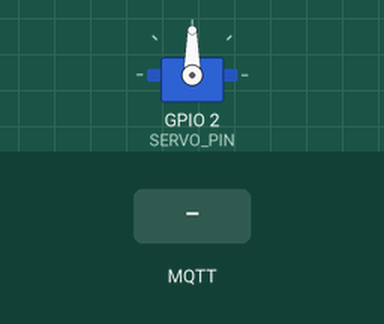
Recording of a sketch running on a simulated ESP8266 (NodeMCU). Parts: servo. The test bench sets the inputs (shaded band). WiFi joins after 1.5 s; servers stay silent unless stated; no MQTT or app messages arrive unless stated; what the sketch prints to the serial monitor is not drawn.

Above: at 2.7 s.
2.8 s: MQTT message "on" arrives on the first subscribed topic
At 3.2 s:
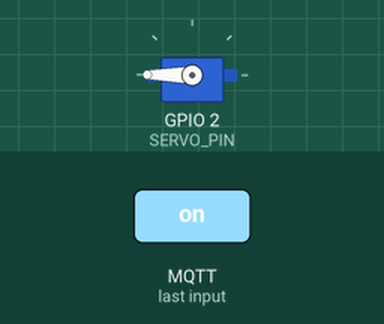
4.8 s: MQTT message "off" arrives on the first subscribed topic
At 5.2 s:
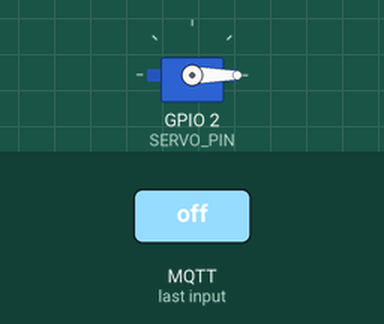
Timing chart, 0 to 7.8 s (numbered marks = the images above; inputs shaded):
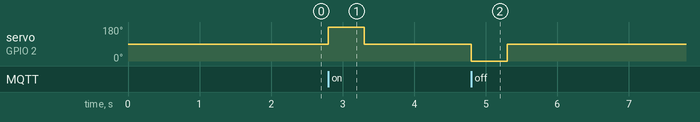

The sketch:

esp01s-duo-ji-xiao-ai.ino
```cpp
#include <ESP8266WiFi.h>
#include <PubSubClient.h>
#include <Servo.h>  // 使用 ESP8266 兼容的 Servo 库

// WiFi 配置
const char* ssid = "MiFi-5A26";
const char* password = "1234567890";

// MQTT 配置
const char* mqtt_server = "bemfa.com";
uint16_t mqtt_server_port = 9501;
#define ID_MQTT  "2a2c6fe8997b489da138b231a8f887e7"
const char* topic = "light002";

WiFiClient espClient;
PubSubClient client(espClient);

// 舵机配置
#define SERVO_PIN 2  // ESP-01S 可用的 GPIO2
Servo myservo;

const int STOP_ANGLE = 90;  // 舵机停止角度（不同品牌可能需微调）
const int ROTATE_TIME = 500;  // 旋转持续时间（毫秒）

// 连接 WiFi
void setup_wifi() {
    Serial.print("Connecting to WiFi...");
    WiFi.begin(ssid, password);
    int retries = 0;
    while (WiFi.status() != WL_CONNECTED && retries < 20) {  // 最多重试 10 秒
        delay(500);
        Serial.print(".");
        retries++;
    }
    if (WiFi.status() == WL_CONNECTED) {
        Serial.println("\nWiFi connected!");
    } else {
        Serial.println("\nWiFi连接失败，请检查SSID和密码");
    }
}

// MQTT 消息回调函数
void callback(char* topic, byte* payload, unsigned int length) {
    String message;
    for (unsigned int i = 0; i < length; i++) {
        message += (char)payload[i];
    }
    Serial.print("收到 MQTT 消息: ");
    Serial.println(message);

    if (message == "on") {
        myservo.write(180);  // 顺时针旋转
        delay(ROTATE_TIME);
        myservo.write(STOP_ANGLE);  // 停止
        Serial.println("舵机顺时针旋转");
    } else if (message == "off") {
        myservo.write(0);    // 逆时针旋转
        delay(ROTATE_TIME);
        myservo.write(STOP_ANGLE);  // 停止
        Serial.println("舵机逆时针旋转");
    } else if (message == "stop") {
        myservo.write(STOP_ANGLE);  // 停止
        Serial.println("舵机停止");
    }
}

// MQTT 连接
void MQTT_reconnect() {
    while (!client.connected()) {
        Serial.print("尝试连接 MQTT...");
        if (client.connect(ID_MQTT)) {
            Serial.println("MQTT 连接成功！");
            client.subscribe(topic);
            Serial.println("订阅主题：" + String(topic));
        } else {
            Serial.print("连接失败，错误代码 = ");
            Serial.print(client.state());
            Serial.println("，5 秒后重试...");
            delay(5000);
        }
    }
}

// 初始化
void setup() {
    Serial.begin(115200);
    myservo.attach(SERVO_PIN);  // 连接舵机
    myservo.write(STOP_ANGLE);  // 初始状态设为停止

    setup_wifi();
    client.setServer(mqtt_server, mqtt_server_port);
    client.setCallback(callback);
}

// 主循环
void loop() {
    if (WiFi.status() != WL_CONNECTED) {
        setup_wifi();  // WiFi 断线自动重连
    }

    if (!client.connected()) {
        MQTT_reconnect();
    }
    client.loop();
}
```

Measured:
- after the input at 2.8 s, servo on GPIO 2 (SERVO_PIN): 90° → 180° at once, → 90° 0.50 s later
- after the input at 4.8 s, servo on GPIO 2 (SERVO_PIN): 90° → 0° at once, → 90° 0.50 s later
